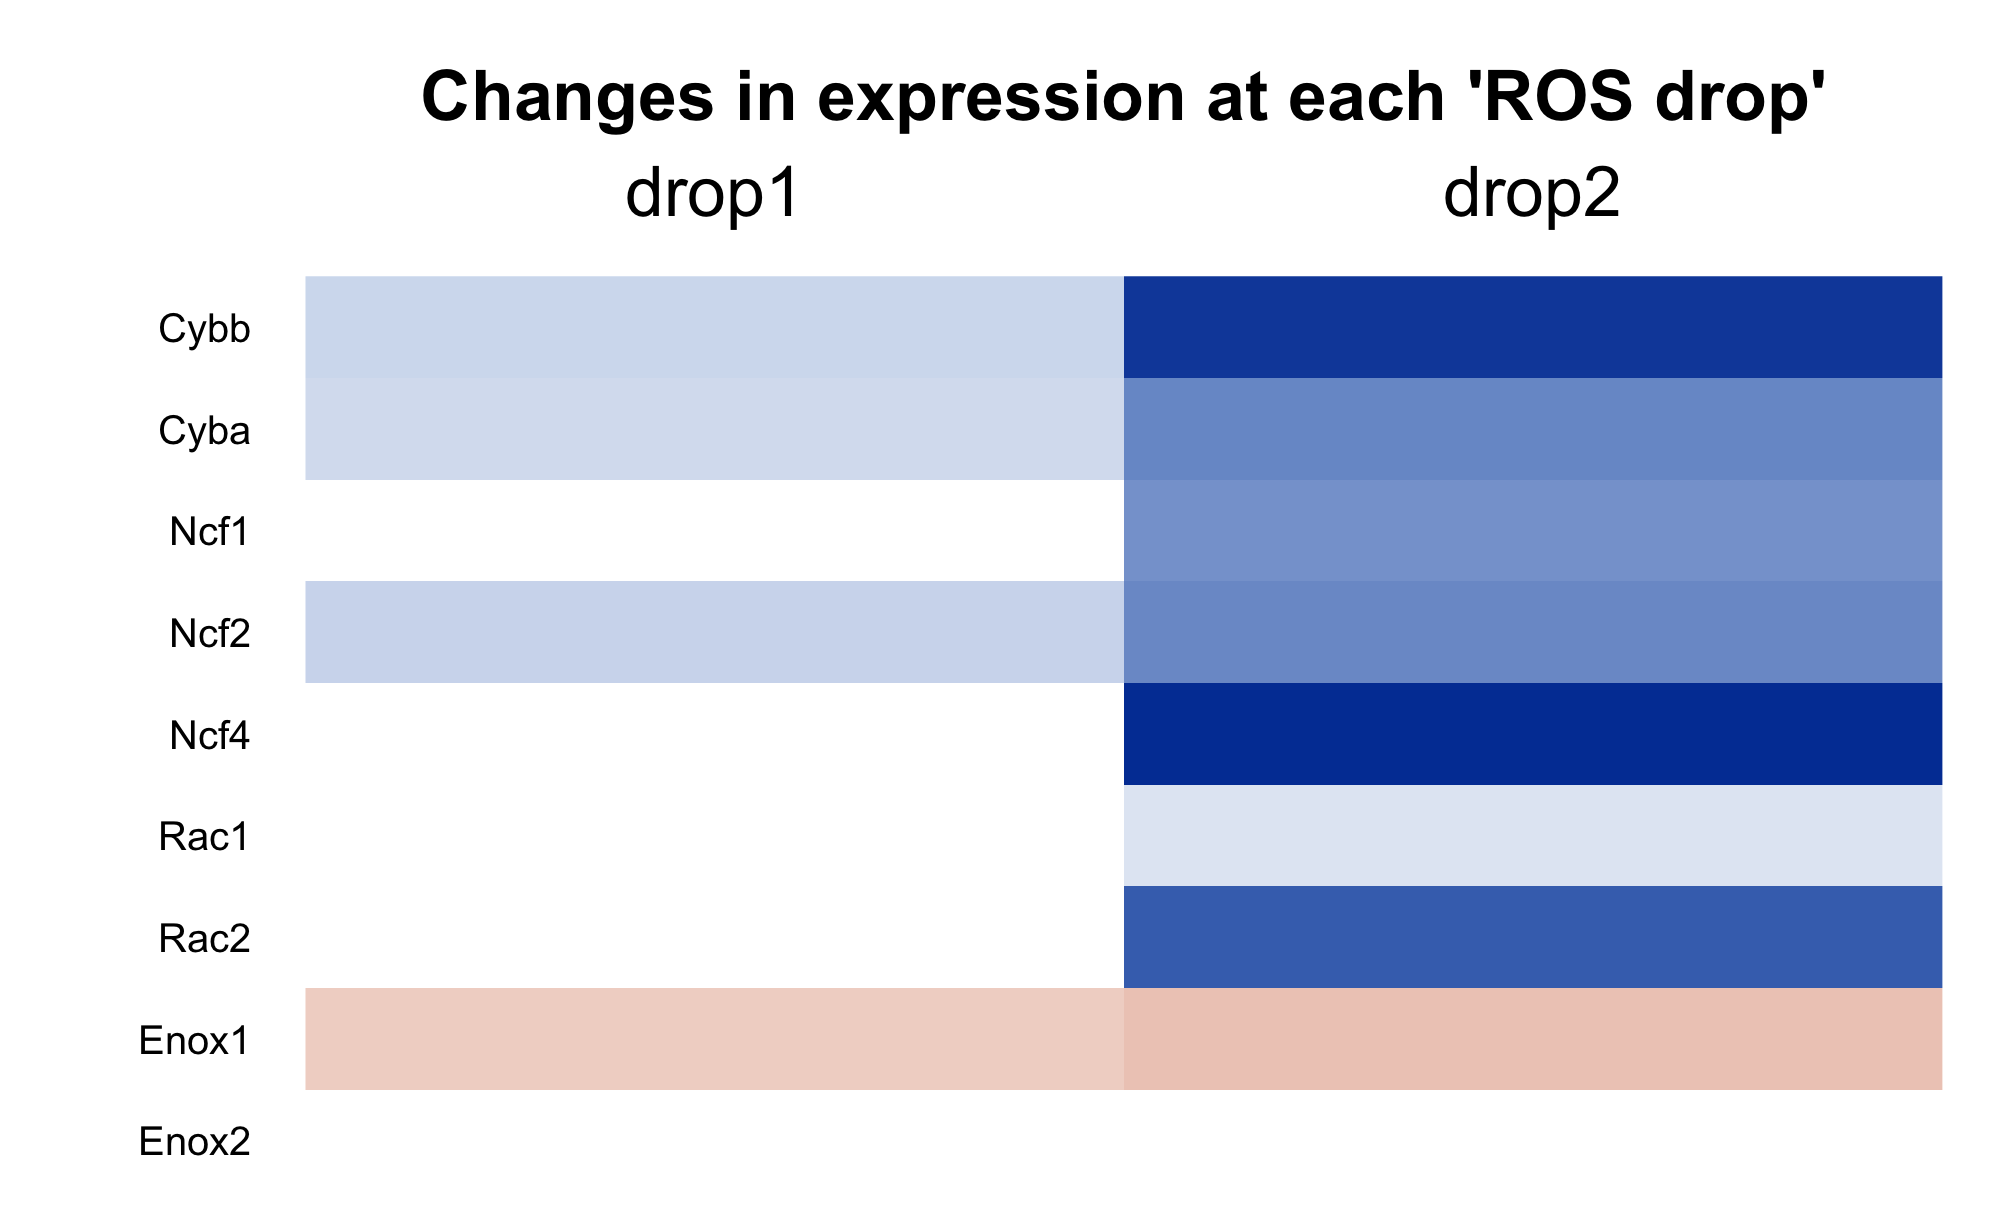

Reproduce this figure in R.
source('Resources/Extras.R')

print(load("Data/ROS.RData")) # "ros"

# ROS drops
# Re-run EdgeR comparing hi and lo to mid. 
centerGroup = relevel(ros$Group, "++") # Intercept is midROS
design = model.matrix(~centerGroup)
fit = edgeR::glmFit(edgeR::estimateDisp(edgeR::calcNormFactors(edgeR::DGEList(counts=ros$counts, group=centerGroup)), design), design)
drop.1 = edgeR::topTags(edgeR::glmLRT(fit, coef=2), n=nrow(ros$counts), p.value=1)$table
drop.2 = edgeR::topTags(edgeR::glmLRT(fit, coef=3), n=nrow(ros$counts), p.value=1)$table

nox.markers = c("Cybb", "Cyba", "Ncf1", "Ncf2", "Ncf4", "Noxo1", "Noxa1", "Rac1", "Rac2", "Enox1", "Enox2", "Nox1", "Nox3", "Nox4", "Duox1", "Duox2")
mapping = AnnotationDbi::select(org.Mm.eg.db::org.Mm.eg.db, keys=nox.markers, columns=c("ENSEMBL"), "SYMBOL")
rownames(mapping) = mapping$SYMBOL # Also ensures uniqueness
mapping = mapping[nox.markers, ] # Ensure correct ordering
mapping = mapping[mapping$ENSEMBL %in% rownames(ros$counts), ] # Some of the genes have no read coverage in this dataset

# Filtered by significance
significance.data = data.frame("drop1" = drop.1[mapping$ENSEMBL, "FDR"] < 0.05, "drop2" = drop.2[mapping$ENSEMBL, "FDR"] < 0.05)
fc.data = data.frame("drop1" = -drop.1[mapping$ENSEMBL, "logFC"], "drop2" = drop.2[mapping$ENSEMBL, "logFC"]) # Signs of drop1 reversed due to level ordering
for(i in 1:ncol(fc.data)) fc.data[!significance.data[, i], i] = NA
rownames(fc.data) = mapping$ENSEMBL

# Balance plot data
extreme.value = ceiling(max(abs(range(fc.data, na.rm = T))))
plot.data = (fc.data / extreme.value + 1) / 2


png("Supplementary/Nox_heatmap.png", width = 85, height = (nrow(plot.data) * 3 + 25), units = "mm", res = 600)
plot.heatmap.raster(
	plot.data, 
	x.groups=colnames(plot.data), 
	x.labels=colnames(plot.data), 
	y.labels=mapping$SYMBOL,
	title="Changes in expression at each 'ROS drop'",
	title.cex=0.7,
	title.height=1,
	title.adjust=1,
	x.label.height=1, 
	y.label.width=2, 
	x.label.cex=0.7, 
	y.label.cex=0.4, 
	x.label.adjust=-1,
	y.label.adjust=-1.1,
	y.group.width = 0,
	colour.palette=colour.schemes$bluetored.dark.3,
	absolute=T
)
dev.off()

png(file="Supplementary/Nox_heatmap_ColourScale.png", width=85, height=18, units="mm", res=600)
colour.scale.legend(range = seq(-extreme.value, extreme.value, by = .5), colour.schemes$bluetored.dark.3)
dev.off()


writeLines(capture.output(sessionInfo()), "Supplementary/sessionInfo_nox_heatmap.txt")
##########



##########
